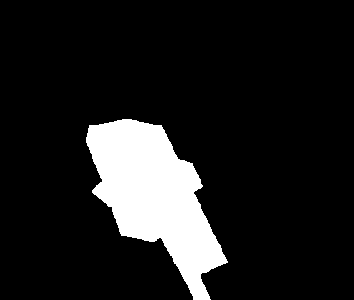
%> input picture komputerowePrzetwarzanieObrazu/zaj8/wykr_10.tif, 354 x 300 px
$ octave zaj8.8.m   (GNU Octave 9; MATLAB toolbox functions it lacks are replaced by stand-ins)
%> lines starting %> are read from the running program, lines starting %| are printed output that depends on the picture; in (x1, y1, x2, y2) boxes, pixels count from 0 and x2, y2 are one past the last pixel; in counts of white or black regions, pixels touching at a corner belong together; the program's own positions count from 1
L1a=imread('wykr_10.tif');
%> L1a: size 300x354 logical; 12.1% white; 1 white region, box (x1, y1, x2, y2) and area: (86, 119, 228, 300) 12822
figure;
imshow(L1a);
L1b=imread('wykr_14.tif');
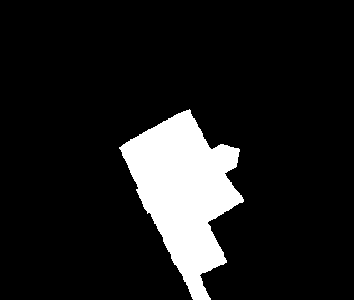
%> input picture komputerowePrzetwarzanieObrazu/zaj8/wykr_14.tif, 354 x 300 px
%> L1b: size 300x354 logical; 11.5% white; 1 white region, box (x1, y1, x2, y2) and area: (119, 109, 244, 300) 12201
figure;
imshow(L1b);
L2=L1a&L1b; %lub: L2=bitand(L1a,L1b)
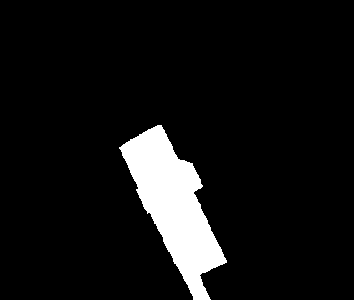
%> L2: size 300x354 logical; 7.7% white; 1 white region, box (x1, y1, x2, y2) and area: (119, 125, 227, 300) 8145
figure;
imshow(L2);


L2=L1a|L1b; %lub: L2=bitand(L1a,L1b)
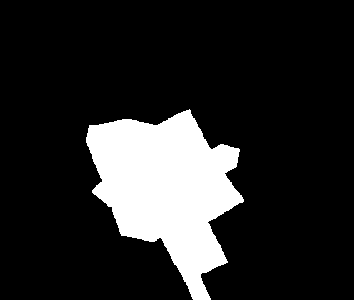
%> L2: size 300x354 logical; 15.9% white; 1 white region, box (x1, y1, x2, y2) and area: (86, 109, 244, 300) 16878
figure;
imshow(L2);


L2=xor(L1a, L1b);
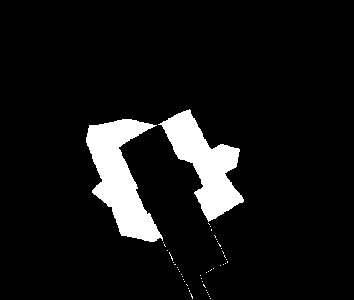
%> L2: size 300x354 logical; 8.2% white; 47 white regions (45 under 20 px), largest, box (x1, y1, x2, y2) and area: (86, 119, 163, 242) 4630, (158, 109, 244, 222) 4020
figure;
imshow(L2);


L2=xor(L1a, L1b)&L1a;
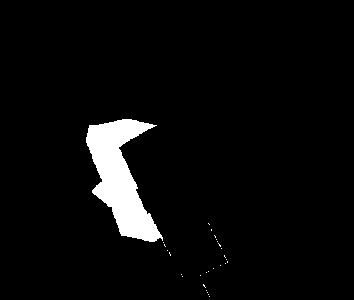
%> L2: size 300x354 logical; 4.4% white; 28 white regions (27 under 20 px), largest, box (x1, y1, x2, y2) and area: (86, 119, 163, 242) 4630
figure;
imshow(L2);


pause;
close all
